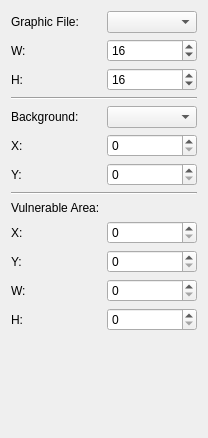
       <widget class="QWidget" name="page_4">
        <property name="geometry">
         <rect>
          <x>0</x>
          <y>0</y>
          <width>208</width>
          <height>438</height>
         </rect>
        </property>
        <attribute name="label">
         <string>Graphics</string>
        </attribute>
        <layout class="QGridLayout" name="gridLayout_11">
         <item row="2" column="0">
          <layout class="QGridLayout" name="gridLayout_4">
           <property name="bottomMargin">
            <number>0</number>
           </property>
           <item row="2" column="0">
            <widget class="QLabel" name="label_11">
             <property name="text">
              <string>Y: </string>
             </property>
            </widget>
           </item>
           <item row="0" column="0">
            <widget class="QLabel" name="label_2">
             <property name="text">
              <string>Background:</string>
             </property>
            </widget>
           </item>
           <item row="1" column="0">
            <widget class="QLabel" name="label_10">
             <property name="minimumSize">
              <size>
               <width>20</width>
               <height>0</height>
              </size>
             </property>
             <property name="maximumSize">
              <size>
               <width>16777215</width>
               <height>16777215</height>
              </size>
             </property>
             <property name="baseSize">
              <size>
               <width>20</width>
               <height>0</height>
              </size>
             </property>
             <property name="text">
              <string>X: </string>
             </property>
            </widget>
           </item>
           <item row="2" column="1">
            <widget class="QSpinBox" name="sprite_pos_y">
             <property name="enabled">
              <bool>true</bool>
             </property>
             <property name="minimum">
              <number>0</number>
             </property>
             <property name="maximum">
              <number>240</number>
             </property>
            </widget>
           </item>
           <item row="0" column="1">
            <widget class="QComboBox" name="backgroundFileComboBox"/>
           </item>
           <item row="1" column="1">
            <widget class="QSpinBox" name="sprite_pos_x">
             <property name="enabled">
              <bool>true</bool>
             </property>
             <property name="toolTip">
              <string/>
             </property>
             <property name="minimum">
              <number>0</number>
             </property>
             <property name="maximum">
              <number>320</number>
             </property>
            </widget>
           </item>
          </layout>
         </item>
         <item row="5" column="0">
          <spacer name="verticalSpacer_4">
           <property name="orientation">
            <enum>Qt::Vertical</enum>
           </property>
           <property name="sizeHint" stdset="0">
            <size>
             <width>20</width>
             <height>40</height>
            </size>
           </property>
          </spacer>
         </item>
         <item row="0" column="0">
          <layout class="QGridLayout" name="gridLayout_15">
           <item row="1" column="1">
            <widget class="QComboBox" name="npc_edit_tab_graphiccombo">
             <property name="toolTip">
              <string>Graphic file for the selected enemy</string>
             </property>
            </widget>
           </item>
           <item row="2" column="1">
            <widget class="QSpinBox" name="npc_edit_tab_graphicwidth">
             <property name="maximumSize">
              <size>
               <width>16777215</width>
               <height>16777215</height>
              </size>
             </property>
             <property name="toolTip">
              <string/>
             </property>
             <property name="minimum">
              <number>8</number>
             </property>
             <property name="maximum">
              <number>127</number>
             </property>
             <property name="value">
              <number>16</number>
             </property>
            </widget>
           </item>
           <item row="3" column="0">
            <widget class="QLabel" name="label_61">
             <property name="text">
              <string>H:</string>
             </property>
            </widget>
           </item>
           <item row="1" column="0">
            <widget class="QLabel" name="label_63">
             <property name="text">
              <string>Graphic File:</string>
             </property>
            </widget>
           </item>
           <item row="3" column="1">
            <widget class="QSpinBox" name="npc_edit_tab_graphicheight">
             <property name="toolTip">
              <string/>
             </property>
             <property name="minimum">
              <number>8</number>
             </property>
             <property name="maximum">
              <number>127</number>
             </property>
             <property name="value">
              <number>16</number>
             </property>
            </widget>
           </item>
           <item row="2" column="0">
            <widget class="QLabel" name="label_60">
             <property name="maximumSize">
              <size>
               <width>16777215</width>
               <height>16777215</height>
              </size>
             </property>
             <property name="text">
              <string>W:</string>
             </property>
            </widget>
           </item>
          </layout>
         </item>
         <item row="4" column="0">
          <layout class="QGridLayout" name="gridLayout_9">
           <property name="bottomMargin">
            <number>0</number>
           </property>
           <item row="1" column="0">
            <widget class="QLabel" name="label_25">
             <property name="maximumSize">
              <size>
               <width>16777215</width>
               <height>16777215</height>
              </size>
             </property>
             <property name="text">
              <string>X:</string>
             </property>
            </widget>
           </item>
           <item row="2" column="1">
            <widget class="QSpinBox" name="hitarea_y_spinBox">
             <property name="toolTip">
              <string>The are that is not vulnerable will reflect projectiles.
If you want to set are that misses the shots, use hitarea instead.</string>
             </property>
             <property name="maximum">
              <number>999</number>
             </property>
            </widget>
           </item>
           <item row="3" column="0">
            <widget class="QLabel" name="label_27">
             <property name="maximumSize">
              <size>
               <width>16777215</width>
               <height>16777215</height>
              </size>
             </property>
             <property name="text">
              <string>W:</string>
             </property>
            </widget>
           </item>
           <item row="3" column="1">
            <widget class="QSpinBox" name="hitarea_w_spinBox">
             <property name="toolTip">
              <string>The are that is not vulnerable will reflect projectiles.
If you want to set are that misses the shots, use hitarea instead.</string>
             </property>
             <property name="maximum">
              <number>999</number>
             </property>
            </widget>
           </item>
           <item row="1" column="1">
            <widget class="QSpinBox" name="hitarea_x_spinBox">
             <property name="sizePolicy">
              <sizepolicy hsizetype="Minimum" vsizetype="Fixed">
               <horstretch>0</horstretch>
               <verstretch>0</verstretch>
              </sizepolicy>
             </property>
             <property name="toolTip">
              <string>The are that is not vulnerable will reflect projectiles.
If you want to set are that misses the shots, use hitarea instead.</string>
             </property>
             <property name="maximum">
              <number>999</number>
             </property>
            </widget>
           </item>
           <item row="0" column="0">
            <widget class="QLabel" name="label_13">
             <property name="text">
              <string>Vulnerable Area:</string>
             </property>
             <property name="alignment">
              <set>Qt::AlignLeading|Qt::AlignLeft|Qt::AlignTop</set>
             </property>
            </widget>
           </item>
           <item row="4" column="0">
            <widget class="QLabel" name="label_26">
             <property name="text">
              <string>H:</string>
             </property>
            </widget>
           </item>
           <item row="4" column="1">
            <widget class="QSpinBox" name="hitarea_h_spinBox">
             <property name="toolTip">
              <string>The are that is not vulnerable will reflect projectiles.
If you want to set are that misses the shots, use hitarea instead.</string>
             </property>
             <property name="maximum">
              <number>999</number>
             </property>
            </widget>
           </item>
           <item row="2" column="0">
            <widget class="QLabel" name="label_18">
             <property name="text">
              <string>Y:</string>
             </property>
            </widget>
           </item>
          </layout>
         </item>
         <item row="3" column="0">
          <widget class="Line" name="line_2">
           <property name="orientation">
            <enum>Qt::Horizontal</enum>
           </property>
          </widget>
         </item>
         <item row="1" column="0">
          <widget class="Line" name="line_3">
           <property name="orientation">
            <enum>Qt::Horizontal</enum>
           </property>
          </widget>
         </item>
        </layout>
       </widget>
